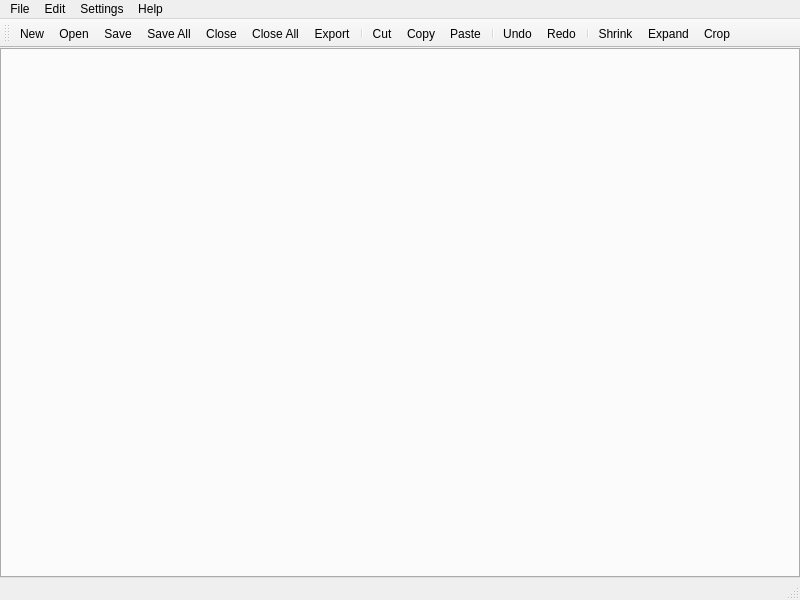
<?xml version="1.0" encoding="UTF-8"?>
<ui version="4.0">
 <class>MainWindow</class>
 <widget class="QMainWindow" name="MainWindow">
  <property name="geometry">
   <rect>
    <x>0</x>
    <y>0</y>
    <width>800</width>
    <height>600</height>
   </rect>
  </property>
  <property name="sizePolicy">
   <sizepolicy hsizetype="Preferred" vsizetype="Preferred">
    <horstretch>0</horstretch>
    <verstretch>0</verstretch>
   </sizepolicy>
  </property>
  <property name="minimumSize">
   <size>
    <width>0</width>
    <height>0</height>
   </size>
  </property>
  <property name="windowTitle">
   <string>Confuser</string>
  </property>
  <property name="locale">
   <locale language="English" country="UnitedStates"/>
  </property>
  <widget class="QWidget" name="centralWidget">
   <property name="enabled">
    <bool>true</bool>
   </property>
   <property name="sizePolicy">
    <sizepolicy hsizetype="Expanding" vsizetype="Expanding">
     <horstretch>0</horstretch>
     <verstretch>0</verstretch>
    </sizepolicy>
   </property>
   <property name="autoFillBackground">
    <bool>false</bool>
   </property>
   <layout class="QVBoxLayout" name="verticalLayout">
    <property name="spacing">
     <number>2</number>
    </property>
    <property name="margin">
     <number>0</number>
    </property>
    <item>
     <widget class="QTabWidget" name="cmatTabWidget">
      <property name="sizePolicy">
       <sizepolicy hsizetype="MinimumExpanding" vsizetype="MinimumExpanding">
        <horstretch>0</horstretch>
        <verstretch>0</verstretch>
       </sizepolicy>
      </property>
      <property name="sizeIncrement">
       <size>
        <width>0</width>
        <height>0</height>
       </size>
      </property>
      <property name="locale">
       <locale language="English" country="UnitedStates"/>
      </property>
      <property name="tabShape">
       <enum>QTabWidget::Rounded</enum>
      </property>
      <property name="currentIndex">
       <number>-1</number>
      </property>
      <property name="elideMode">
       <enum>Qt::ElideNone</enum>
      </property>
      <property name="usesScrollButtons">
       <bool>true</bool>
      </property>
      <property name="documentMode">
       <bool>false</bool>
      </property>
      <property name="tabsClosable">
       <bool>false</bool>
      </property>
      <property name="movable">
       <bool>true</bool>
      </property>
     </widget>
    </item>
   </layout>
  </widget>
  <widget class="QMenuBar" name="menuBar">
   <property name="geometry">
    <rect>
     <x>0</x>
     <y>0</y>
     <width>800</width>
     <height>18</height>
    </rect>
   </property>
   <property name="locale">
    <locale language="English" country="UnitedStates"/>
   </property>
   <widget class="QMenu" name="menuFile">
    <property name="locale">
     <locale language="English" country="UnitedStates"/>
    </property>
    <property name="title">
     <string>File</string>
    </property>
    <addaction name="actionCmatNew"/>
    <addaction name="actionOpenFile"/>
    <addaction name="actionSave"/>
    <addaction name="actionSaveAs"/>
    <addaction name="actionSaveAll"/>
    <addaction name="actionCmatExport"/>
    <addaction name="actionCmatClose"/>
    <addaction name="actionCmatCloseAll"/>
    <addaction name="actionExit"/>
   </widget>
   <widget class="QMenu" name="menuEdit">
    <property name="locale">
     <locale language="English" country="UnitedStates"/>
    </property>
    <property name="title">
     <string>Edit</string>
    </property>
    <addaction name="actionUndo"/>
    <addaction name="actionRedo"/>
    <addaction name="separator"/>
    <addaction name="actionCut"/>
    <addaction name="actionCopy"/>
    <addaction name="actionPaste"/>
    <addaction name="actionDelete"/>
    <addaction name="separator"/>
    <addaction name="actionCmatShrink"/>
    <addaction name="actionCmatExpand"/>
    <addaction name="actionCmatCrop"/>
   </widget>
   <widget class="QMenu" name="menuHelp">
    <property name="locale">
     <locale language="English" country="UnitedStates"/>
    </property>
    <property name="title">
     <string>Help</string>
    </property>
    <addaction name="actionAbout"/>
   </widget>
   <widget class="QMenu" name="menuSettings">
    <property name="locale">
     <locale language="English" country="UnitedStates"/>
    </property>
    <property name="title">
     <string>Settings</string>
    </property>
    <addaction name="actionEditPreferences"/>
   </widget>
   <addaction name="menuFile"/>
   <addaction name="menuEdit"/>
   <addaction name="menuSettings"/>
   <addaction name="menuHelp"/>
  </widget>
  <widget class="QStatusBar" name="statusBar">
   <property name="locale">
    <locale language="English" country="UnitedStates"/>
   </property>
  </widget>
  <widget class="QToolBar" name="toolBar">
   <property name="windowTitle">
    <string>Toolbar</string>
   </property>
   <attribute name="toolBarArea">
    <enum>TopToolBarArea</enum>
   </attribute>
   <attribute name="toolBarBreak">
    <bool>false</bool>
   </attribute>
   <addaction name="actionCmatNew"/>
   <addaction name="actionOpenFile"/>
   <addaction name="actionSave"/>
   <addaction name="actionSaveAll"/>
   <addaction name="actionCmatClose"/>
   <addaction name="actionCmatCloseAll"/>
   <addaction name="actionCmatExport"/>
   <addaction name="separator"/>
   <addaction name="actionCut"/>
   <addaction name="actionCopy"/>
   <addaction name="actionPaste"/>
   <addaction name="separator"/>
   <addaction name="actionUndo"/>
   <addaction name="actionRedo"/>
   <addaction name="separator"/>
   <addaction name="actionCmatShrink"/>
   <addaction name="actionCmatExpand"/>
   <addaction name="actionCmatCrop"/>
  </widget>
  <action name="actionOpenFile">
   <property name="icon">
    <iconset>
     <normalon>:/icons/images/icons/open.png</normalon>
    </iconset>
   </property>
   <property name="text">
    <string>Open...</string>
   </property>
   <property name="toolTip">
    <string>Open existing csv file</string>
   </property>
   <property name="shortcut">
    <string>Ctrl+O</string>
   </property>
  </action>
  <action name="actionCmatNew">
   <property name="icon">
    <iconset>
     <normalon>:/icons/images/icons/new.png</normalon>
    </iconset>
   </property>
   <property name="text">
    <string>New...</string>
   </property>
   <property name="toolTip">
    <string>Create new confusion matrix</string>
   </property>
   <property name="shortcut">
    <string>Ctrl+N</string>
   </property>
  </action>
  <action name="actionCmatClose">
   <property name="icon">
    <iconset>
     <normalon>:/icons/images/icons/close.png</normalon>
    </iconset>
   </property>
   <property name="text">
    <string>Close</string>
   </property>
   <property name="toolTip">
    <string>Close current matrix</string>
   </property>
   <property name="shortcut">
    <string>Ctrl+W</string>
   </property>
  </action>
  <action name="actionUndo">
   <property name="icon">
    <iconset>
     <normalon>:/icons/images/icons/undo.png</normalon>
    </iconset>
   </property>
   <property name="text">
    <string>Undo</string>
   </property>
   <property name="shortcut">
    <string>Ctrl+Z</string>
   </property>
  </action>
  <action name="actionRedo">
   <property name="icon">
    <iconset>
     <normalon>:/icons/images/icons/redo.png</normalon>
    </iconset>
   </property>
   <property name="text">
    <string>Redo</string>
   </property>
   <property name="shortcut">
    <string>Ctrl+Y</string>
   </property>
  </action>
  <action name="actionCut">
   <property name="icon">
    <iconset>
     <normalon>:/icons/images/icons/cut.png</normalon>
    </iconset>
   </property>
   <property name="text">
    <string>Cut</string>
   </property>
   <property name="shortcut">
    <string>Ctrl+X</string>
   </property>
  </action>
  <action name="actionCopy">
   <property name="icon">
    <iconset>
     <normalon>:/icons/images/icons/copy.png</normalon>
    </iconset>
   </property>
   <property name="text">
    <string>Copy</string>
   </property>
   <property name="shortcut">
    <string>Ctrl+C</string>
   </property>
  </action>
  <action name="actionPaste">
   <property name="icon">
    <iconset>
     <normalon>:/icons/images/icons/paste.png</normalon>
    </iconset>
   </property>
   <property name="text">
    <string>Paste</string>
   </property>
   <property name="shortcut">
    <string>Ctrl+V</string>
   </property>
  </action>
  <action name="actionDelete">
   <property name="icon">
    <iconset>
     <normalon>:/icons/images/icons/delete.png</normalon>
    </iconset>
   </property>
   <property name="text">
    <string>Delete</string>
   </property>
   <property name="shortcut">
    <string>Del</string>
   </property>
  </action>
  <action name="actionAbout">
   <property name="text">
    <string>About</string>
   </property>
  </action>
  <action name="actionEditPreferences">
   <property name="icon">
    <iconset>
     <normalon>:/icons/images/icons/preferences.png</normalon>
    </iconset>
   </property>
   <property name="text">
    <string>Preferences</string>
   </property>
  </action>
  <action name="actionCmatExport">
   <property name="icon">
    <iconset>
     <normalon>:/icons/images/icons/export.png</normalon>
    </iconset>
   </property>
   <property name="text">
    <string>Export...</string>
   </property>
   <property name="toolTip">
    <string>Export as tex</string>
   </property>
  </action>
  <action name="actionCmatCloseAll">
   <property name="icon">
    <iconset>
     <normalon>:/icons/images/icons/close_all.png</normalon>
    </iconset>
   </property>
   <property name="text">
    <string>Close All</string>
   </property>
  </action>
  <action name="actionSave">
   <property name="icon">
    <iconset>
     <normalon>:/icons/images/icons/save.png</normalon>
    </iconset>
   </property>
   <property name="text">
    <string>Save</string>
   </property>
   <property name="shortcut">
    <string>Ctrl+S</string>
   </property>
  </action>
  <action name="actionSaveAs">
   <property name="icon">
    <iconset>
     <normalon>:/icons/images/icons/save_as.png</normalon>
    </iconset>
   </property>
   <property name="text">
    <string>Save As...</string>
   </property>
   <property name="shortcut">
    <string>Ctrl+Alt+S</string>
   </property>
  </action>
  <action name="actionSaveAll">
   <property name="icon">
    <iconset>
     <normalon>:/icons/images/icons/save_all.png</normalon>
    </iconset>
   </property>
   <property name="text">
    <string>Save All</string>
   </property>
   <property name="shortcut">
    <string>Ctrl+Shift+S</string>
   </property>
  </action>
  <action name="actionCmatShrink">
   <property name="icon">
    <iconset>
     <normalon>:/icons/images/icons/shrink.png</normalon>
    </iconset>
   </property>
   <property name="text">
    <string>Shrink</string>
   </property>
  </action>
  <action name="actionCmatExpand">
   <property name="icon">
    <iconset>
     <normalon>:/icons/images/icons/expand.png</normalon>
    </iconset>
   </property>
   <property name="text">
    <string>Expand</string>
   </property>
  </action>
  <action name="actionCmatCrop">
   <property name="icon">
    <iconset>
     <normalon>:/icons/images/icons/crop.png</normalon>
    </iconset>
   </property>
   <property name="text">
    <string>Crop</string>
   </property>
  </action>
  <action name="actionExit">
   <property name="icon">
    <iconset>
     <normalon>:/icons/images/icons/exit.png</normalon>
    </iconset>
   </property>
   <property name="text">
    <string>Exit</string>
   </property>
  </action>
 </widget>
 <layoutdefault spacing="6" margin="11"/>
 <resources/>
 <connections/>
</ui>
